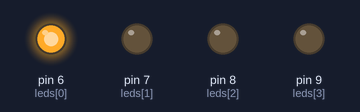
Recording of a sketch running on a simulated Arduino Uno, built with avr-gcc and run on an emulated ATmega328P. On the bench: output pins drawn as LEDs (lit = HIGH).

Above: at 0.5 s.
At 1.5 s:
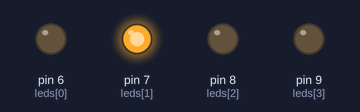
At 2.5 s:
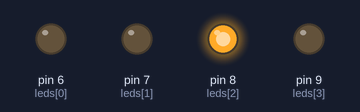
At 3.5 s:
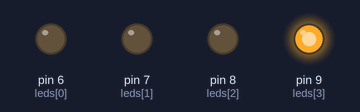
Timing chart, 0 to 5.2 s (numbered marks = the images above):
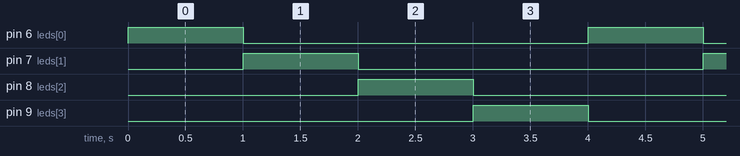

Measured:
- by itself, pin 6 (leds[0]), pin 7 (leds[1]), pin 8 (leds[2]), pin 9 (leds[3]): alternates HIGH for 1.0 s and LOW for 3.0 s
- by itself, everything shown: repeats every 4.0 s, in 8 steps

The sketch:

TesteLeds.ino
```cpp
const int leds[4] = {
  6, 7, 8, 9};
int i = 0;

// the setup routine runs once when you press reset:
void setup() {
  // initialize the digital pin as an output.
  for (i=0; i < 4; i++)
    pinMode(leds[i], OUTPUT);
  i = 0;
}

// the loop routine runs over and over again forever:
void loop() {

  digitalWrite(leds[i], HIGH);   // turn the LED on (HIGH is the voltage level)
  delay(1000);               // wait for a second
  digitalWrite(leds[i], LOW);    // turn the LED off by making the voltage LOW
  i = ((i < 3)?(i+1):0);

}
```
